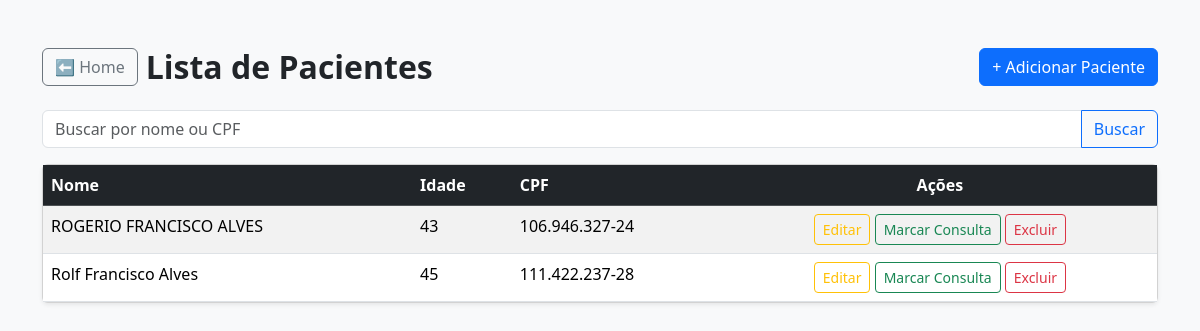
/pacientes/, run on an earlier commit of the app's database.
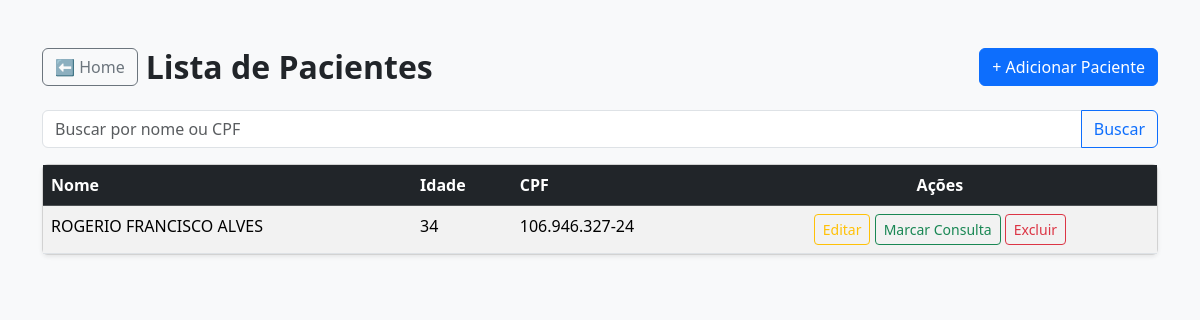
And on a later commit of the database.
### pacientes/models.py (models this page shows, shortened)
class Paciente(models.Model):
    nome = models.CharField(max_length=100)
    idade = models.IntegerField()
    cpf = models.CharField(max_length=14, unique=True)

### pacientes/views.py (the view)
# urls.py: path('', views.listar_pacientes, name='listar_pacientes'),
def listar_pacientes(request):
    termo = request.GET.get('busca', '')
    pacientes = Paciente.objects.all()
    if termo:
        pacientes = pacientes.filter(
            Q(nome__icontains=termo) |
            Q(cpf__icontains=termo.replace('.', '').replace('-', ''))
        )
    return render(request, 'pacientes/listar.html', {
        'pacientes': pacientes,
        'termo': termo
    })

### pacientes/templatetags/cpf_filters.py (called while the page is built)
@register.filter
def mascara_cpf(valor):
    if not valor:
        return ''
    cpf = re.sub(r'\D', '', valor)
    if len(cpf) != 11:
        return valor
    return f'{cpf[:3]}.{cpf[3:6]}.{cpf[6:9]}-{cpf[9:]}'

### pacientes/templates/pacientes/listar.html (shortened to what this page needs)
{% load cpf_filters %}
<!DOCTYPE html>
<html lang="pt-br">
<head>
    <link href="https://cdn.jsdelivr.net/npm/bootstrap@5.3.2/dist/css/bootstrap.min.css" rel="stylesheet">
</head>
<body class="bg-light">
<div class="container mt-5">
    <div class="d-flex justify-content-between align-items-center mb-4">
        <div class="d-flex align-items-center gap-2">
            <a href="{% url 'home' %}" class="btn btn-outline-secondary">
                ⬅ Home
            </a>
            <h2 class="fw-bold mb-0">Lista de Pacientes</h2>
        </div>
        <a href="{% url 'adicionar_paciente' %}" class="btn btn-primary">
            + Adicionar Paciente
        </a>
    </div>
    <form method="get" class="mb-3">
        <div class="input-group">
            <input
                type="text"
                name="busca"
                id="busca"
                class="form-control"
                placeholder="Buscar por nome ou CPF"
                value="{{ termo|default:'' }}"
                oninput="mascaraCPF(this)"
            >
            <button class="btn btn-outline-primary" type="submit">
                Buscar
            </button>
        </div>
    </form>
    <div class="card shadow-sm">
        <div class="card-body p-0">
            <table class="table table-hover table-striped mb-0">
                <thead class="table-dark">
                    <tr>
                        <th>Nome</th>
                        <th>Idade</th>
                        <th>CPF</th>
                        <th class="text-center">Ações</th>
                    </tr>
                </thead>
                <tbody>
                    {% for paciente in pacientes %}
                    <tr>
                        <td>{{ paciente.nome }}</td>
                        <td>{{ paciente.idade }}</td>
                        <td>{{ paciente.cpf|mascara_cpf }}</td>
                       <td class="text-center">
    <a href="{% url 'editar_paciente' paciente.pk %}"
       class="btn btn-sm btn-outline-warning">
        Editar
    </a>
<a href="{% url 'marcar_consulta' paciente.pk %}"
   class="btn btn-sm btn-outline-success">
    Marcar Consulta
</a>
    <a href="{% url 'excluir_paciente' paciente.pk %}"
       class="btn btn-sm btn-outline-danger"
       onclick="return confirm('Deseja realmente excluir este paciente?');">
        Excluir
    </a>
</td>
                    </tr>
                    {% empty %}
                    <tr>
                        <td colspan="4" class="text-center text-muted py-4">
                            Nenhum paciente cadastrado.
                        </td>
                    </tr>
                    {% endfor %}
                </tbody>
            </table>
        </div>
    </div>
</div>
</body>
</html>

What changed in the data, as far as the page shows it:
removed Paciente: nome "Rolf Francisco Alves", idade "45", cpf|mascara_cpf "111.422.237-28"
changed Paciente "ROGERIO FRANCISCO ALVES": idade "43" → "34"
